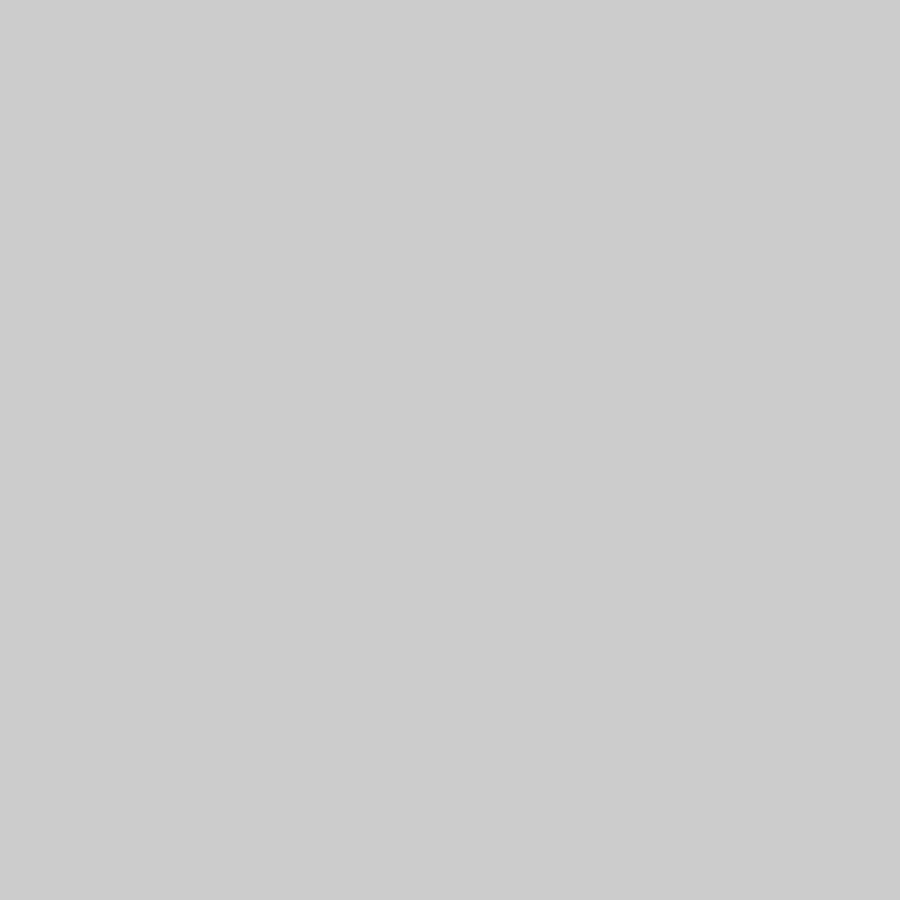
Frame 1 (no input)
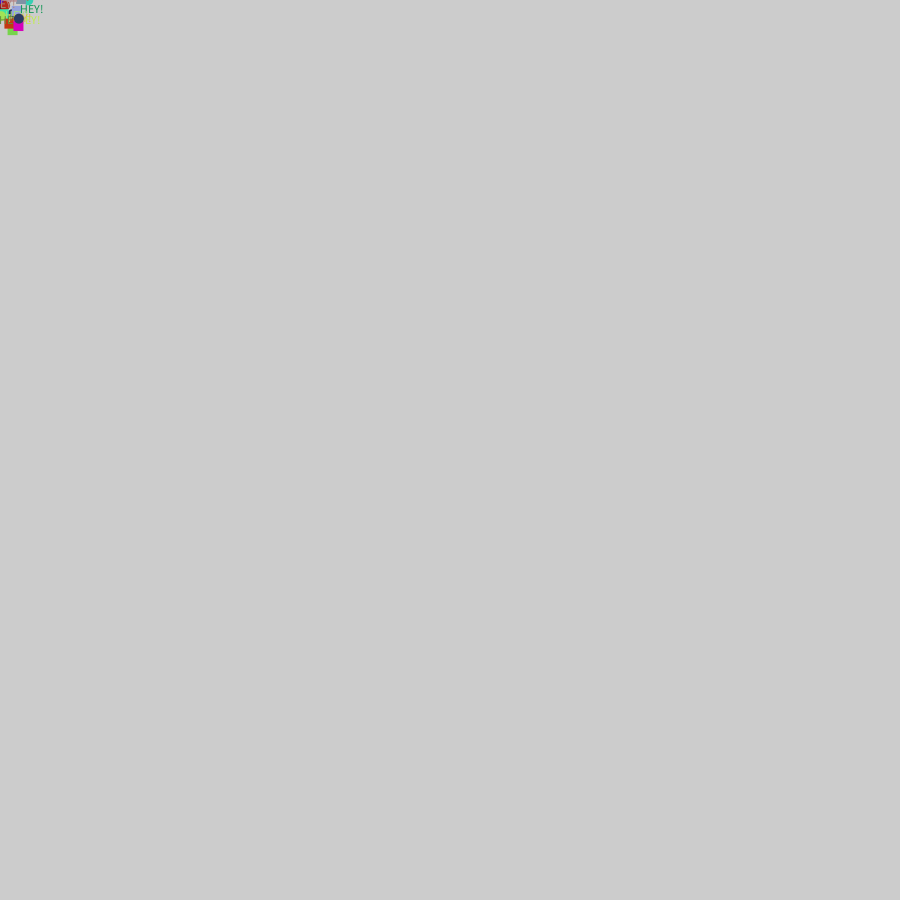
Frame 60 (the mouse pressed at the canvas centre just before this capture)
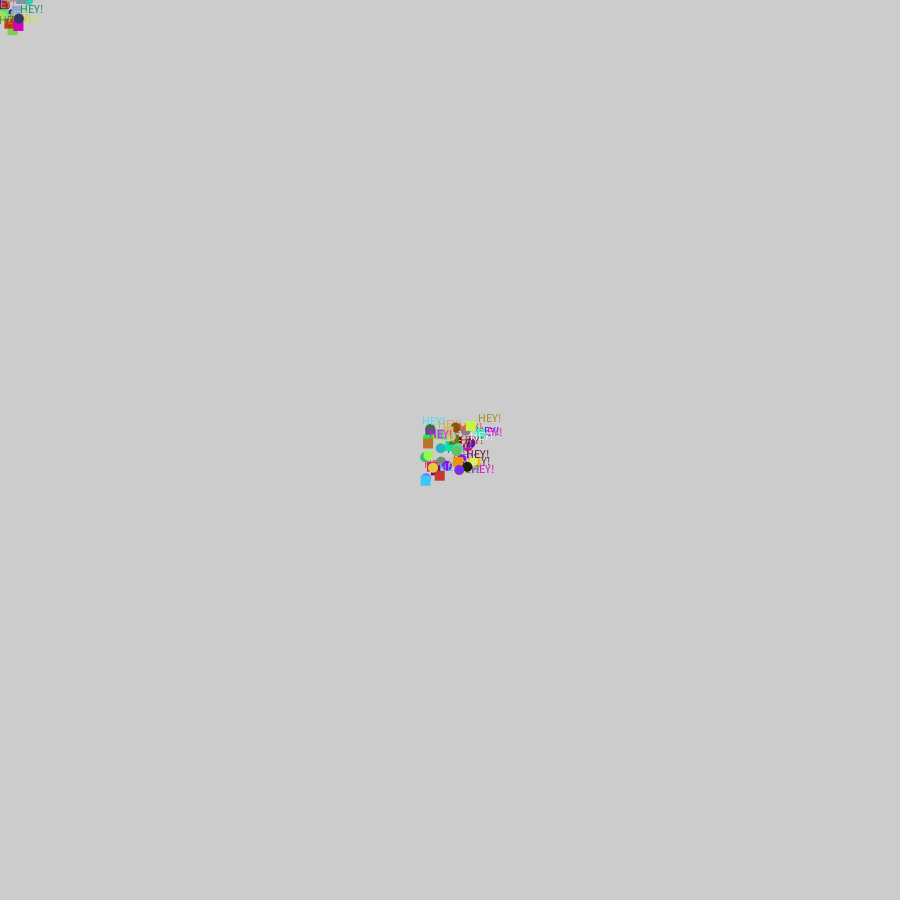
Frame 120 (the mouse held since frame 60 and released just before this capture)

The Processing sketch that drew these frames (run headless with seeded random() and noise(); from frame 60 on, the mouse is pressed at the canvas centre):

// Processing sketch: random_shapes
// ── random_shapes.pde
void setup(){
  size (900,900);
  noStroke();
 //frameRate(1);
}
void draw() {
 //generate a random position near the mouse
 float x = mouseX + random(-30,30);
 float y = mouseY + random(-30,30);
 
 //create random values for r,g,b vars
  float r = random(255);
  float g = random(255);
  float b = random(255);
  
  //use those vsriables to set the fill color
  fill(r,g,b);
  
  //determine which shape to draw
  int shapeChoice = int(random(0,3));
  println(shapeChoice);
  
  //logic
  if(shapeChoice == 0) {
    //draw a rectangle
    rect (x,y,10,10);
  }
  if(shapeChoice == 1) {
    //draw a ellipse
    ellipse(x,y,10,10);
  }
  
 if(shapeChoice == 2) {
    //draw a ellipse
    text("HEY!",x,y);
  }
}
